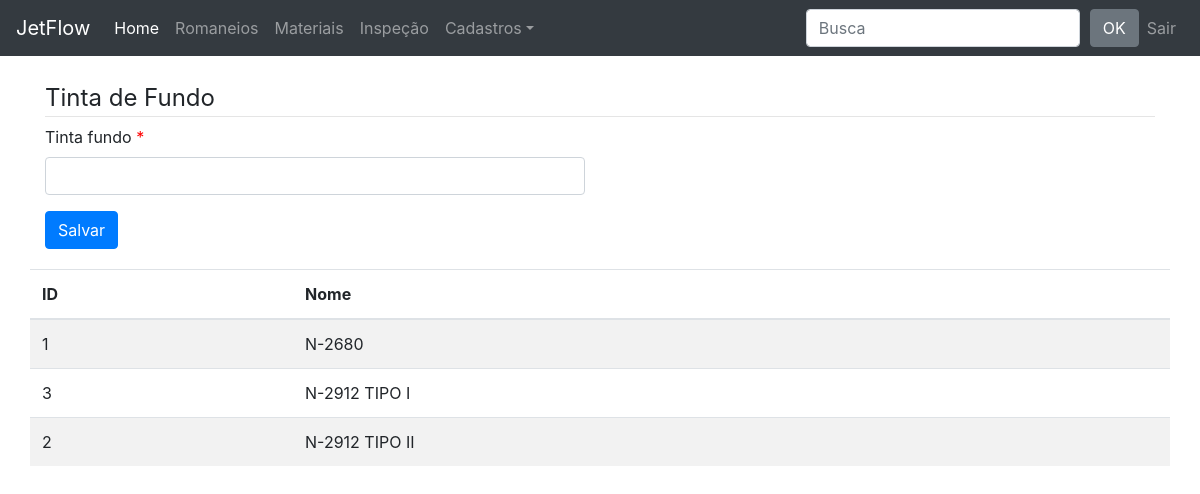
The app's page /tintaf/ (signed in), older data.
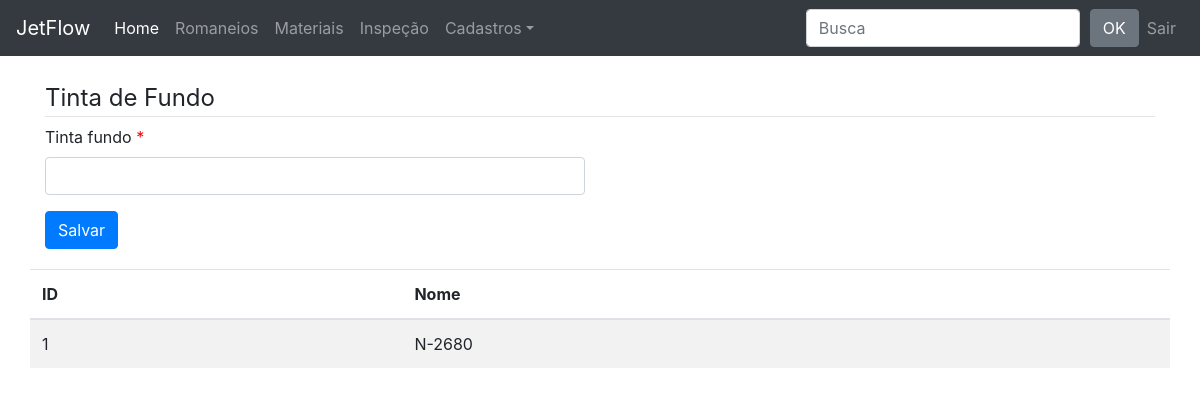
The same page, newer data.
### material/models.py (models this page shows, shortened)
class TintaFundo(models.Model):
    tinta_fundo = models.CharField(max_length=30, unique=True)
    class Meta:
        ordering = ('tinta_fundo',)

### material/views.py (the view)
# urls.py: path('tintaf/', v.tintafundo_add, name='tintafundo_add'),
@login_required
def tintafundo_add(request):
    template_name = 'tintafundo_add.html'
    tintaf_form = TintaFundo()
    objects = TintaFundo.objects.all()
    if request.method == 'POST':
        form=TintaFundoForm(request.POST, instance=tintaf_form, prefix='main')
        if form.is_valid():
            form=form.save()
            url='#'
            return HttpResponseRedirect(url)
    else:
        form=TintaFundoForm(instance=tintaf_form, prefix='main')
    context={'form':form,'objects_list': objects}
    return render(request, template_name, context)

### material/forms.py
class TintaFundoForm(forms.ModelForm):
    class Meta:
        model = TintaFundo
        fields = '__all__'

### material/templates/tintafundo_add.html (shortened to what this page needs)
{% extends "base.html" %}
{% load widget_tweaks %}
{% load bootstrap %}
{% block content %}
<div class="row">
    <div class="col-sm-12">
        <form method="POST" novalidate>
            <legend style="border-bottom: 1px solid #e5e5e5;">Tinta de Fundo</legend>
            <div class="row">
                <div class="col-sm-6">
                    {% for field in form.visible_fields %}
                    <div class="form-group{% if field.errors %} has error {% endif %}">
                        <label for="{{ field.id_for_label }}">
                            {% if field.field.required %}
                                <span class="required">{{ field.label }} </span>
                                {% else %}
                                {{ field.label }}
                                {% endif %}
                        </label>
                        {% render_field field class="form-control" %}
                    </div>
                    {% endfor %}
                </div>
            </div>
            <button class="btn btn-primary" value="Save">
                Salvar
            </button>
        </form>
    </div>
</div>
<div class="row" style="margin-top: 20px;">
    {% if objects_list %}
        <table class="table table-striped">
            <thead>
                <tr>
                    <th>ID</th>
                    <th>Nome</th>
                </tr>
            </thead>
            <tbody>
                {% for object in objects_list %}
                <tr>
                    <td>{{ object.pk }}</td>
                    <td>{{ object.tinta_fundo}}</td>
                </tr>
                {% endfor %}
            </tbody>
        </table>
        {% else %}
        <p class="alert alert-warning">Sem Itens na Lista </p>
        {% endif %}
</div>
{% endblock content %}

Row changes from the older to the newer data that the page shows:
removed TintaFundo: pk "3", tinta_fundo "N-2912 TIPO I"
removed TintaFundo: pk "2", tinta_fundo "N-2912 TIPO II"
